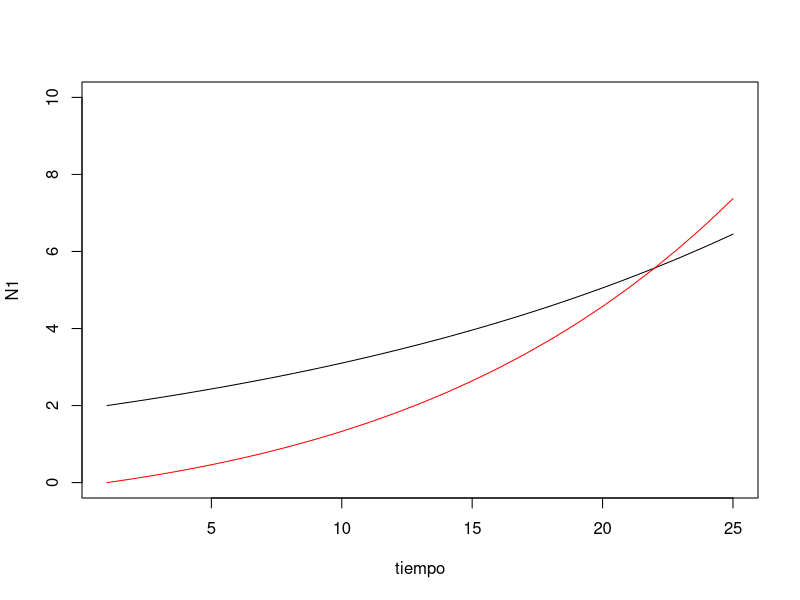

Reproduce this figure in R.
r1 <- 0.1; r2 <- 0.05
e1 <- 0.05; e2 <- 0.0

N1 <- c(); N2 <- c()

N1[1] <- 2; N2[1] <- 0

for(i in 2:25){
  N1[i] <- N1[i-1] + r1*N1[i-1] - e1*N1[i-1] + e2*N2[i-1]
  N2[i] <- N2[i-1] + r2*N2[i-1] - e2*N2[i-1] + e1*N1[i-1]
}

tabla <- data.frame(N1 = N1, N2 = N2, tiempo = 1:25)

with(tabla, plot(tiempo, N1, type = "l", ylim = c(0, 10)))
with(tabla, lines(tiempo, N2, col = "red"))
